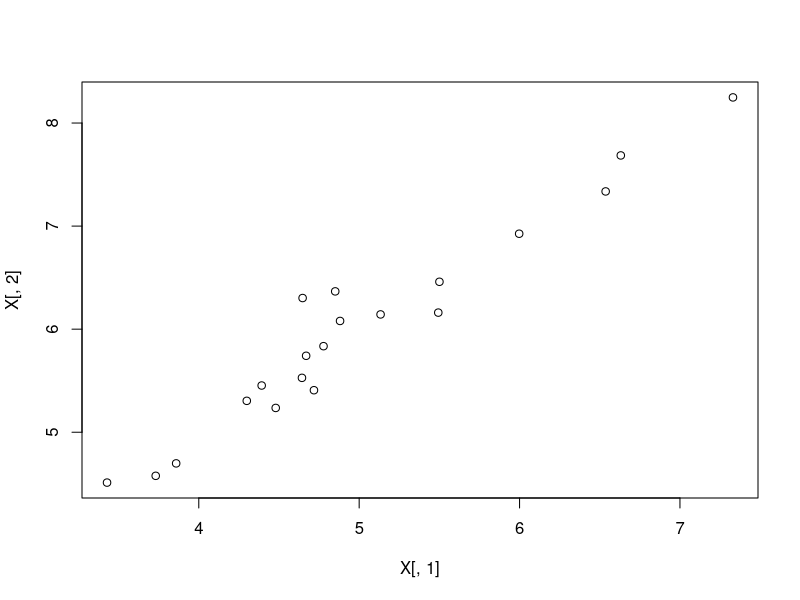
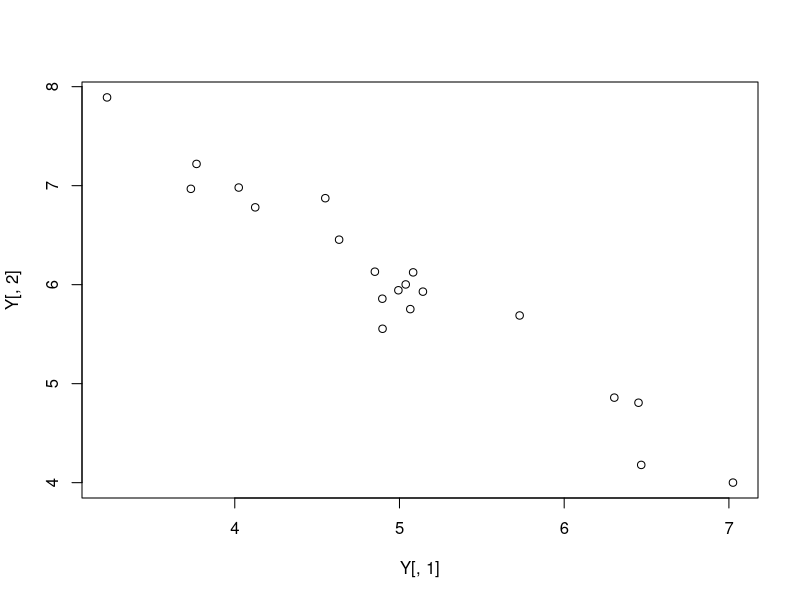
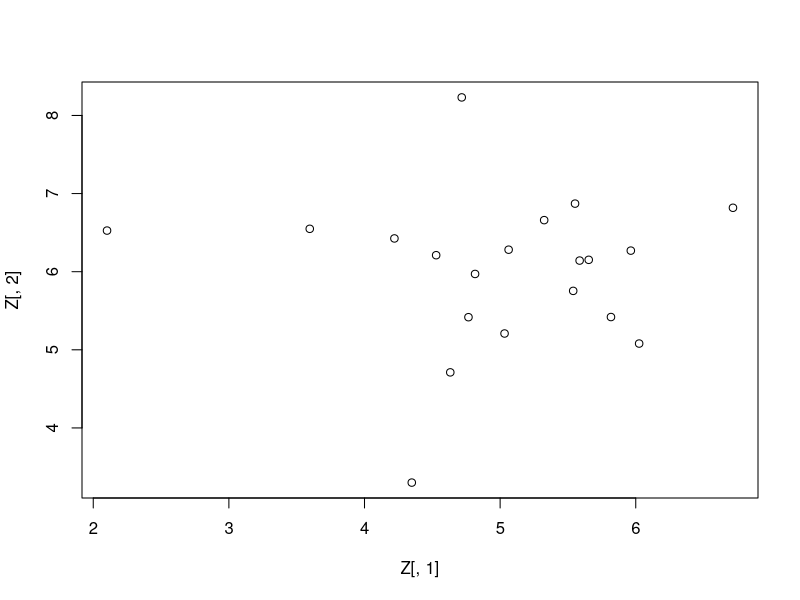
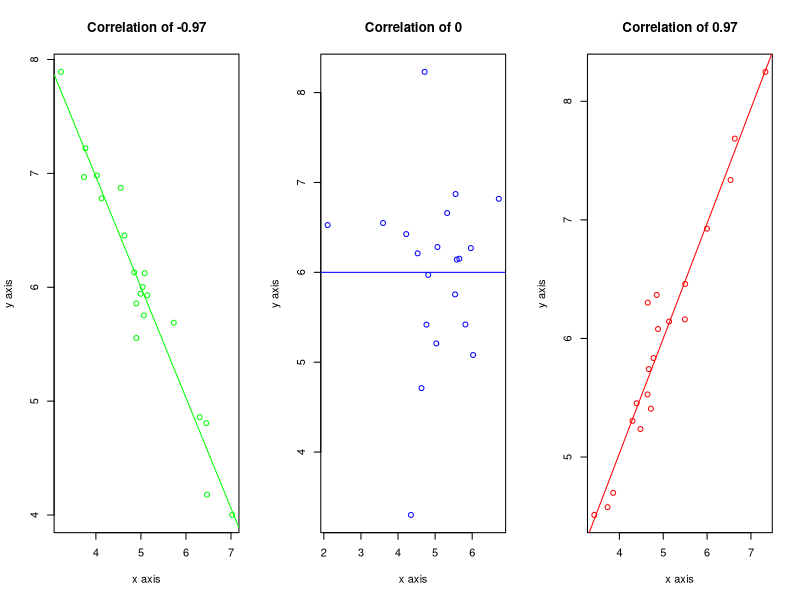

Recreate these plots in R, in order.
library(MASS)

X<-mvrnorm(20,mu=c(5,6),Sigma=matrix(c(1,0.97,0.97,1),ncol=2),empirical=TRUE)
cor(X)
plot(X[,1], X[,2])

Y<-mvrnorm(20,mu=c(5,6),Sigma=matrix(c(1,-0.97,-0.97,1),ncol=2),empirical=TRUE)
cor(Y)
plot(Y[,1], Y[,2])

Z<-mvrnorm(20,mu=c(5,6),Sigma=matrix(c(1,0,0,1),ncol=2),empirical=TRUE)
cor(Z)
plot(Z[,1], Z[,2])


png("./viz_out/correlation.png", units="in", width=8.9, height=5, res=300)
par(mfrow=c(1,3))
plot(Y[,1], Y[,2], main = "Correlation of -0.97", col = "green", xlab = "x axis", ylab = "y axis")
abline(lm(Y[,2] ~ Y[,1]), col = "green")
plot(Z[,1], Z[,2], main = "Correlation of 0", col = "blue", xlab = "x axis", ylab = "y axis")
abline(lm(Z[,2] ~ Z[,1]), col = "blue")
plot(X[,1], X[,2], main = "Correlation of 0.97", col = "red", xlab = "x axis", ylab = "y axis")
abline(lm(X[,2] ~ X[,1]), col = "red")
dev.off()